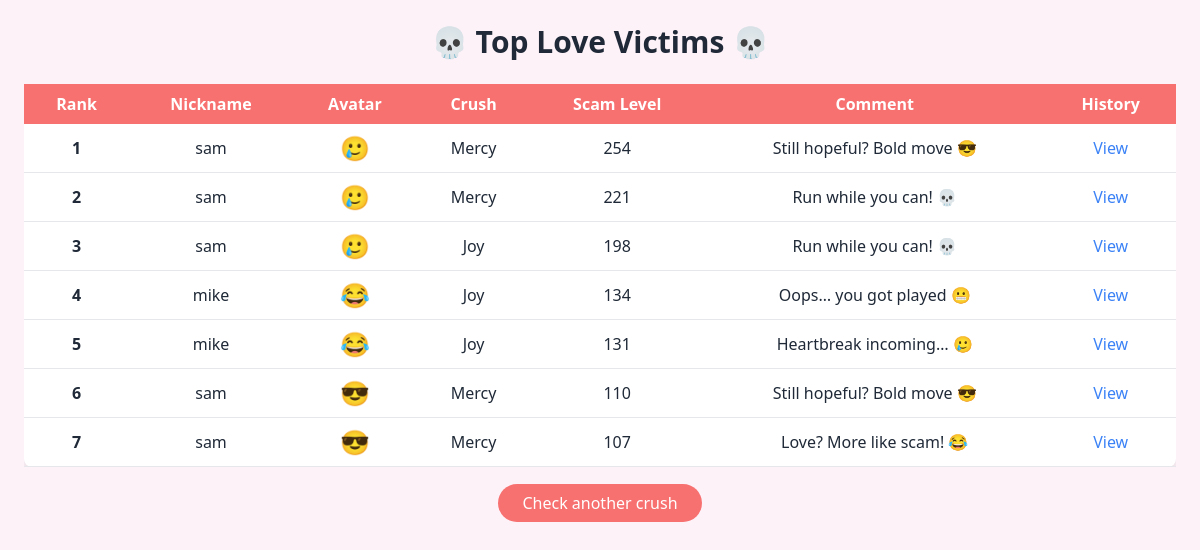
Page /leaderboard/ on the committed database.
### scam_detector/models.py (models this page shows, shortened)
class ScamReport(models.Model):
    nickname = models.CharField(max_length=50)
    avatar = models.CharField(max_length=10, choices=EMOJI_CHOICES, default="😎")
    crush_name = models.CharField(max_length=255)
    denied_sex = models.BooleanField(default=False)
    mixed_signals = models.BooleanField(default=False)
    lies = models.BooleanField(default=False)
    ghosted = models.BooleanField(default=False)
    last_minute_cancel = models.BooleanField(default=False)
    flirts_with_others = models.BooleanField(default=False)
    inconsistent_messages = models.BooleanField(default=False)
    ignores_messages = models.BooleanField(default=False)
    cancels_dates_last_minute = models.BooleanField(default=False)
    posts_flirty_on_socials = models.BooleanField(default=False)
    talks_about_exes = models.BooleanField(default=False)
    hot_and_cold_behavior = models.BooleanField(default=False)
    flakey_promises = models.BooleanField(default=False)
    sends_confusing_signals = models.BooleanField(default=False)
    surprises_with_ghosting = models.BooleanField(default=False)
    ignored_valentines_messages = models.BooleanField(default=False)
    ghosted_on_valentine = models.BooleanField(default=False)
    cancelled_valentine_date = models.BooleanField(default=False)
    cheesy_gifts_received = models.BooleanField(default=False)
    flirty_texts_with_others = models.BooleanField(default=False)
    overhyped_celebration = models.BooleanField(default=False)
    romantic_promises_broken = models.BooleanField(default=False)
    social_media_posting_without_you = models.BooleanField(default=False)
    ex_mention_on_valentine = models.BooleanField(default=False)
    ignored_flower_delivery = models.BooleanField(default=False)
    valentine_surprise_failed = models.BooleanField(default=False)
    scam_level = models.IntegerField(default=0)
    comment = models.CharField(max_length=255, blank=True)
    slug = models.SlugField(unique=True, blank=True, null=True)
    created_at = models.DateTimeField(auto_now_add=True)

### scam_detector/views.py (the view)
# urls.py: path("leaderboard/", leaderboard_view, name="leaderboard"),
def leaderboard_view(request):
    top_reports = ScamReport.objects.order_by('-scam_level')[:10]
    return render(request, "scam_detector/leaderboard.html", {"top_reports": top_reports})

### templates/scam_detector/leaderboard.html (shortened to what this page needs)
<!DOCTYPE html>
<html lang="en">
<head>
  <script src="https://cdn.tailwindcss.com"></script>
</head>
<body class="bg-pink-50 text-gray-800 p-6">
  <h1 class="text-3xl font-bold text-center mb-6">💀 Top Love Victims 💀</h1>
  <div class="overflow-x-auto">
    <table class="min-w-full bg-white rounded-lg shadow-lg">
      <thead class="bg-red-400 text-white">
        <tr>
          <th class="px-4 py-2">Rank</th>
          <th class="px-4 py-2">Nickname</th>
          <th class="px-4 py-2">Avatar</th>
          <th class="px-4 py-2">Crush</th>
          <th class="px-4 py-2">Scam Level</th>
          <th class="px-4 py-2">Comment</th>
          <th class="px-4 py-2">History</th>
        </tr>
      </thead>
      <tbody>
        {% for report in top_reports %}
        <tr class="text-center border-b hover:bg-red-100 transition duration-300">
          <td class="px-4 py-2 font-bold">{{ forloop.counter }}</td>
          <td class="px-4 py-2">{{ report.nickname }}</td>
          <td class="px-4 py-2 text-2xl">{{ report.avatar }}</td>
          <td class="px-4 py-2">{{ report.crush_name }}</td>
          <td class="px-4 py-2">{{ report.scam_level }}</td>
          <td class="px-4 py-2">{{ report.comment }}</td>
          <td class="px-4 py-2">
            <a class="text-blue-500 hover:underline" href="{% url 'user_history' report.nickname %}">View</a>
          </td>
        </tr>
        {% endfor %}
      </tbody>
    </table>
  </div>
  <div class="mt-6 text-center">
    <a href="{% url 'report' %}" class="bg-red-400 hover:bg-red-500 text-white px-6 py-2 rounded-full transition">Check another crush</a>
  </div>
</body>
</html>

### rows in the picture
ScamReport: nickname "sam", avatar "🥲", crush_name "Mercy", scam_level "254", comment "Still hopeful? Bold move 😎"
ScamReport: nickname "sam", avatar "🥲", crush_name "Mercy", scam_level "221", comment "Run while you can! 💀"
ScamReport: nickname "sam", avatar "🥲", crush_name "Joy", scam_level "198", comment "Run while you can! 💀"
ScamReport: nickname "mike", avatar "😂", crush_name "Joy", scam_level "134", comment "Oops… you got played 😬"
ScamReport: nickname "mike", avatar "😂", crush_name "Joy", scam_level "131", comment "Heartbreak incoming… 🥲"
ScamReport: nickname "sam", avatar "😎", crush_name "Mercy", scam_level "110", comment "Still hopeful? Bold move 😎"
ScamReport: nickname "sam", avatar "😎", crush_name "Mercy", scam_level "107", comment "Love? More like scam! 😂"
